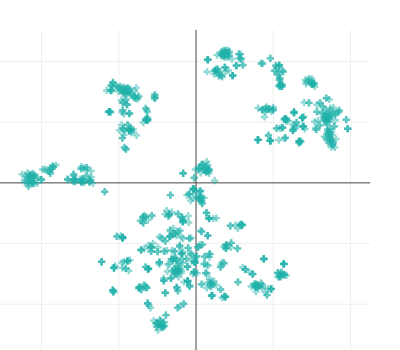

Notebook code cell kept with this figure:
### Code cell
x_emb = [x[0] for x in X_embedded]
y_emb = [x[1] for x in X_embedded]
labels = unique_m['material'].tolist()
plotly_scatter(x_emb, y_emb, labels)

### Figure 1 — Plotly figure (JSON) as saved in the notebook; plotly's stock layout.template omitted (floating-point values rounded to 4 significant figures; data arrays with more than 128 entries replaced by an {"elided": "..."} marker saying what was removed)
{"data": [{"hoverinfo": "text", "marker": {"color": "lightseagreen", "opacity": 0.5, "symbol": "cross-dot"}, "mode": "markers", "text": {"elided": "21263 str values"}, "type": "scatter", "uid": "96ae61a6-f253-11e8-aec2-3c15c2cf2370", "x": {"elided": "1000 float values"}, "y": {"elided": "1000 float values"}}], "layout": {"height": 350, "hovermode": "closest", "margin": {"b": 0, "l": 0, "r": 30, "t": 30}, "width": 400}}
